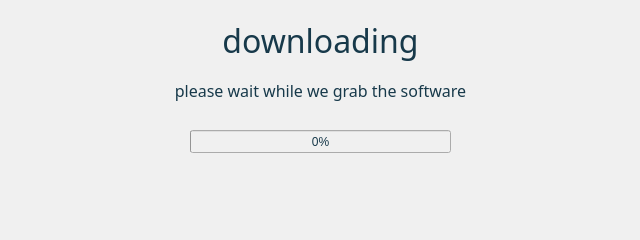
<?xml version="1.0" encoding="UTF-8"?>
<ui version="4.0">
 <class>DownloadProgress</class>
 <widget class="QWidget" name="DownloadProgress">
  <property name="geometry">
   <rect>
    <x>0</x>
    <y>0</y>
    <width>640</width>
    <height>240</height>
   </rect>
  </property>
  <property name="windowTitle">
   <string>Form</string>
  </property>
  <property name="styleSheet">
   <string notr="true">color: #17394A;
background: rgb(240, 240, 240);
</string>
  </property>
  <widget class="QLabel" name="downloadLabel">
   <property name="geometry">
    <rect>
     <x>10</x>
     <y>20</y>
     <width>621</width>
     <height>41</height>
    </rect>
   </property>
   <property name="font">
    <font>
     <family>Source Sans Pro</family>
     <pointsize>24</pointsize>
    </font>
   </property>
   <property name="styleSheet">
    <string notr="true">color: #17394A;
background: rgb(240, 240, 240, 0);</string>
   </property>
   <property name="text">
    <string>downloading</string>
   </property>
   <property name="alignment">
    <set>Qt::AlignCenter</set>
   </property>
  </widget>
  <widget class="QLabel" name="downloadDescriptionLabel">
   <property name="geometry">
    <rect>
     <x>10</x>
     <y>80</y>
     <width>621</width>
     <height>21</height>
    </rect>
   </property>
   <property name="font">
    <font>
     <family>Source Sans Pro</family>
     <pointsize>12</pointsize>
    </font>
   </property>
   <property name="styleSheet">
    <string notr="true">color: #17394A;
background: rgb(240, 240, 240, 0);</string>
   </property>
   <property name="text">
    <string>please wait while we grab the software</string>
   </property>
   <property name="alignment">
    <set>Qt::AlignCenter</set>
   </property>
  </widget>
  <widget class="QProgressBar" name="downloadProgressBar">
   <property name="geometry">
    <rect>
     <x>190</x>
     <y>130</y>
     <width>261</width>
     <height>23</height>
    </rect>
   </property>
   <property name="value">
    <number>0</number>
   </property>
  </widget>
  <widget class="QLabel" name="downloadDetailsLabel">
   <property name="geometry">
    <rect>
     <x>10</x>
     <y>180</y>
     <width>621</width>
     <height>21</height>
    </rect>
   </property>
   <property name="font">
    <font>
     <family>Source Sans Pro</family>
     <pointsize>12</pointsize>
    </font>
   </property>
   <property name="styleSheet">
    <string notr="true">color: #17394A;
background: rgb(240, 240, 240, 0);</string>
   </property>
   <property name="text">
    <string/>
   </property>
   <property name="alignment">
    <set>Qt::AlignCenter</set>
   </property>
  </widget>
 </widget>
 <resources/>
 <connections/>
</ui>
